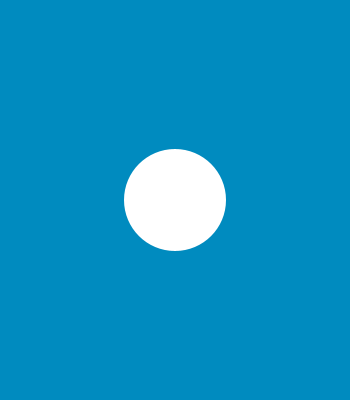
Frame 1 (no input)
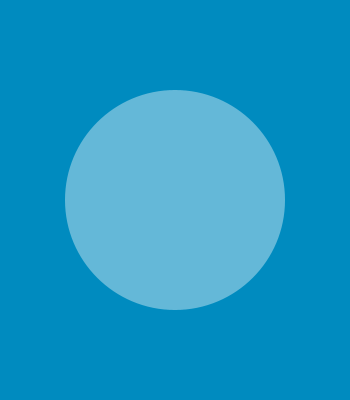
Frame 60 (the mouse pressed at the canvas centre just before this capture)
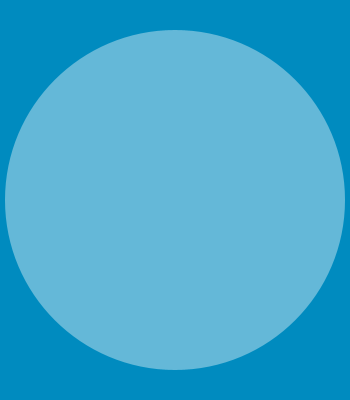
Frame 120 (the mouse held since frame 60 and released just before this capture)

The Processing sketch that drew these frames (run headless with seeded random() and noise(); from frame 60 on, the mouse is pressed at the canvas centre):

// Processing sketch: processing_113817
// ── processing_113817.pde

int diameter = 100;

void setup(){
  size(350,400);
  
}

void draw(){
  background(0,139,191);
  diameter = diameter+2;
  
  if(diameter>=200){
    fill(255,255,255,100);
  }else
    fill(255);
  
  println(diameter); 
  noStroke();
  ellipse(width/2,height/2,diameter,diameter);
  
  }  
